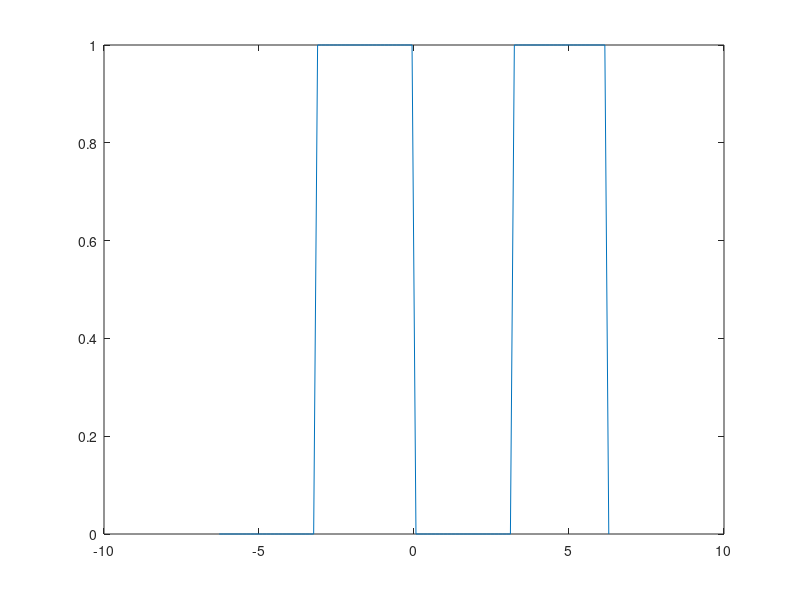

MATLAB code for this plot: (Note: this script raises an error after producing the figure.)
%% H.W # 4 EEL 6219 Power Quality
%% Problem 1: f(x) periodic function period of 2pi such that:
    % f(x) = { 1, -pi < x < 0 ; 0, 0 < x < pi }
% a) Sketch graph of f(x) in the interval of -2pi < x < 2pi
    t = linspace(-2*pi,2*pi,100);
    x = (-square(t)+1)/2;
    plot(t,x); 
% b) Show that Fourier series in the interval pi < x < pi is: 
% [1/2 -2/pi[sinx + 1/3 * sin3x + 1/5* sin5x + ...]
% Performing Integral for a0, an, bn:
    func1 = @ (t) (-square(t)+1)/2;
    a0 = integral(func1,-pi,pi)*1/(2*pi);
    bn = 0;
    syms N;
    syms T;
    an = int(sin(pi*N*T),-pi,0)*2/(2*pi);

    FS = a0 + symsum(an*sin(pi*N*T),N,1,7)
% c) find the value that gives the sum pi/4 = 1-1/3+1/5-1/7 
% This is an alternating sum of 1/n where n is odd numbers, Hence:
% symsum((-1)^N*(1/(2*N+1)),N,0,inf) which is giving by setting T =pi/2
    symsum((-1)^N*(1/(2*N+1)),N,0,inf)

%% Problem 2: f(x) periodic function period of 2pi such that:
    % f(x) = { x/2;  0 < x < 2pi }
% a) Sketch graph of f(x) in the interval of 0 < x < 4pi
    t = linspace(0,4*pi,1000);
    x = ((sawtooth(t)+1)/2)*pi;
    plot(t,x)
% b) Show that Fourier series in the interval 0 < x < 2pi is: 
% pi/2-[sin(x)+sin(2x)/2+sin(3x)/3+....]
% Performing Integral for a0, an, bn:
    func1 = @ (t) ((sawtooth(t)+1)/2)*pi;
    a0 = integral(func1,0,2*pi)*1/(2*pi);
    bn = 0;
    syms N;
    syms T;
    an = int(T/2*sin(pi*N*T),0,2*pi)*2/(2*pi);
    FS = a0 + symsum(an*sin(pi*N*T),N,1,7)
% c) find the value that gives the sum pi/4 = 1-1/3+1/5-1/7 
% This is an alternating sum of 1/n where n is odd numbers, Hence:
% symsum((-1)^N*(1/(2*N+1)),N,0,inf) which is giving by setting T =pi/2
    symsum((-1)^N*(1/(2*N+1)),N,0,inf)
   
%% Problem 3: f(x) periodic function period of 2pi such that:
    % f(x) = { 1-t^2;  -1 < t < 1 }
    syms N;
    syms T;
    a0 = int(1-T^2,-1,1)*1/(2);
    an = 0;
    bn = int((1-T^2)*cos(pi*N*T),-1,1);
    FS = a0 + symsum(bn*cos(pi*N*T),N,1,7)
% c) find the value that gives the sum pi/4 = 1-1/3+1/5-1/7 
% This is an alternating sum of 1/n where n is odd numbers, Hence:
% symsum((-1)^N*(1/N),N,1,inf) which is giving by setting T =pi/2
    symsum((-1)^N*(1/N),N,1,inf)
   
    